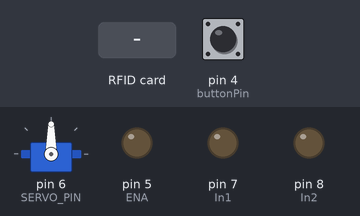
Recording of a sketch running on a simulated Arduino Uno, built with avr-gcc and run on an emulated ATmega328P. Parts: servo, output pins drawn as LEDs (lit = HIGH). Inputs (shaded band) come from the test bench; at power-on: pin 4 (buttonPin) LOW. Pins used as bus, display or sensor lines are not drawn; what the sketch prints to the serial monitor is not drawn.

Above: at 1.2 s.
1.3 s: pin 4 (buttonPin) pulled HIGH for 0.15 s
At 3.2 s:
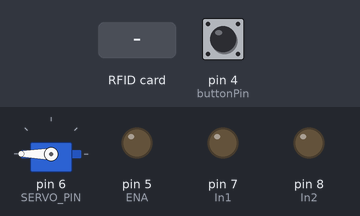
3.8 s: RFID card 5E 7A 19 C4 held to the reader
Timing chart, 0 to 6.8 s (numbered marks = the images above; inputs shaded):
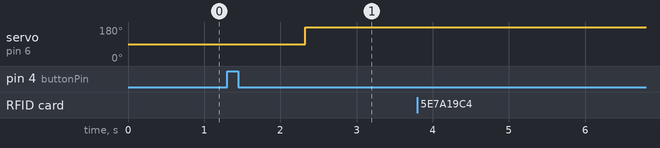

Measured:
- after the input at 1.3 s, servo on pin 6 (SERVO_PIN): 90° → 180° after 1.0 s
- after the input at 3.8 s, every drawn part: stays the same

The sketch:

rfid_rc522.ino
```cpp
#include <SPI.h>
#include <MFRC522.h>
#include <Servo.h>

#define SS_PIN 10
#define RST_PIN 9
#define SERVO_PIN 6
Servo myservo;
int pos = 0;
int In1 = 7;
int In2 = 8;
int ENA = 5;
int SPEED = 210;
const int buttonPin = 4;
int buttonState = 0;
MFRC522 rfid(SS_PIN, RST_PIN);

void setup() {
  Serial.begin(9600);         // Инициализация порта серийной связи
  SPI.begin();                // Инициализация шины SPI
  rfid.PCD_Init();            // Инициализация модуля RFID
  myservo.attach(SERVO_PIN);  // Подключение серво мотора
  pinMode(In1, OUTPUT);
  pinMode(In2, OUTPUT);
  pinMode(ENA, OUTPUT);
  pinMode(buttonPin, INPUT);
}

void loop() {
  buttonState = digitalRead(buttonPin);
  // Попытка считывания UID карточки
  if (rfid.PICC_IsNewCardPresent() && rfid.PICC_ReadCardSerial()) {
    Serial.print("Карточка с UID: ");
    for (byte i = 0; i < 4; i++) {
      Serial.print(rfid.uid.uidByte[i] < 0x10 ? "0" : "");
      Serial.print(rfid.uid.uidByte[i], HEX);
    }
    Serial.println();

    // Проверка совпадения UID карточки
    if (rfid.uid.uidByte[0] == 0xB3 && rfid.uid.uidByte[1] == 0x0C && rfid.uid.uidByte[2] == 0x4B && rfid.uid.uidByte[3] == 0x4D) {
      Serial.println("Карточка совпадает!");
      // for (pos = 0; pos <= 90; pos += 1)
      myservo.write(0);
      delay(1000);
      digitalWrite(In1, HIGH);
      digitalWrite(In2, LOW);
      analogWrite(ENA, SPEED);
      delay(1000);
      digitalWrite(In1, LOW);
      digitalWrite(In2, LOW);
      delay(5000);
      digitalWrite(In2, HIGH);
      digitalWrite(In1, LOW);

    } else if (rfid.uid.uidByte[0] == 0x63 && rfid.uid.uidByte[1] == 0x0B && rfid.uid.uidByte[2] == 0x3B && rfid.uid.uidByte[3] == 0xC5) {
      Serial.println("Карточка совпадает!");
      // for (pos = 0; pos <= 90; pos += 1)

      myservo.write(0);
      delay(1000);
      digitalWrite(In1, HIGH);
      digitalWrite(In2, LOW);
      analogWrite(ENA, SPEED);
      delay(1000);
      digitalWrite(In1, LOW);
      digitalWrite(In2, LOW);
      delay(5000);
      digitalWrite(In2, HIGH);
      digitalWrite(In1, LOW);
    }

    else if (rfid.uid.uidByte[0] == 0x92 && rfid.uid.uidByte[1] == 0x01 && rfid.uid.uidByte[2] == 0x10 && rfid.uid.uidByte[3] == 0x2D) {
      Serial.println("Карточка совпадает!");

      // for (pos = 0; pos <= 90; pos += 1)
      myservo.write(0);
      delay(1000);
      digitalWrite(In1, HIGH);
      digitalWrite(In2, LOW);
      analogWrite(ENA, SPEED);
      delay(1000);
      digitalWrite(In1, LOW);
      digitalWrite(In2, LOW);
      delay(5000);
      digitalWrite(In2, HIGH);
      digitalWrite(In1, LOW);

    }

    else if (rfid.uid.uidByte[0] == 0x89 && rfid.uid.uidByte[1] == 0xEA && rfid.uid.uidByte[2] == 0x03 && rfid.uid.uidByte[3] == 0xBA) {
      Serial.println("Карточка совпадает!");
      // for (pos = 0; pos <= 90; pos += 1)
      myservo.write(0);
      delay(1000);
      digitalWrite(In1, HIGH);
      digitalWrite(In2, LOW);
      analogWrite(ENA, SPEED);
      delay(1000);
      digitalWrite(In1, LOW);
      digitalWrite(In2, LOW);
      delay(5000);
      digitalWrite(In2, HIGH);
      digitalWrite(In1, LOW);
    }

    else {
      Serial.println("Карточка не совпадает!");
    }
    delay(1000);
    rfid.PICC_HaltA();       // Остановка чтения карты
    rfid.PCD_StopCrypto1();  // Остановка обмена данными с картой
  }
  if (buttonState == HIGH) {
    digitalWrite(In1, LOW);
    digitalWrite(In2, LOW);  // tell servo to go to position in variable 'pos'
    delay(1000);
    myservo.write(180);
  }
}
```
